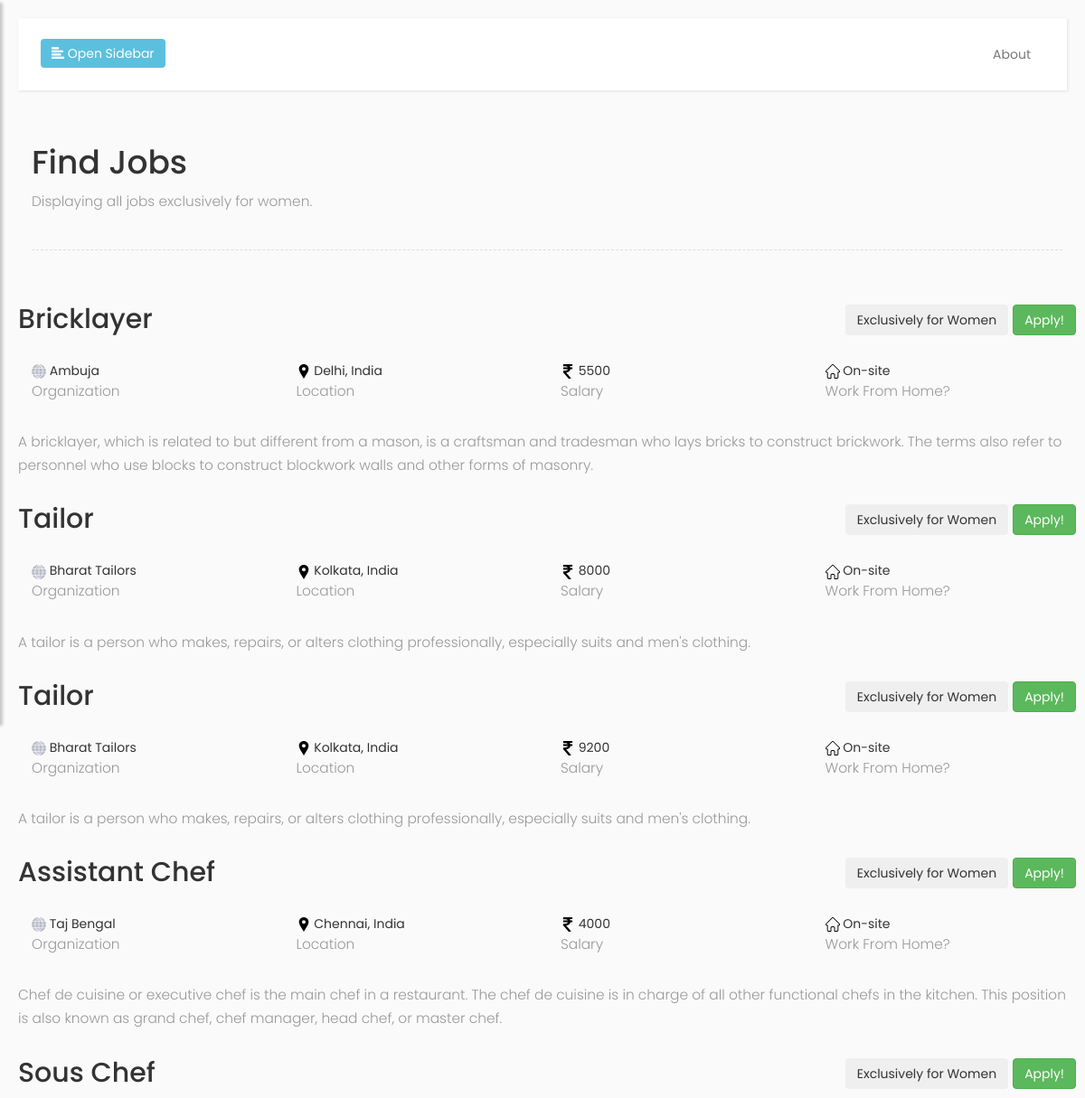
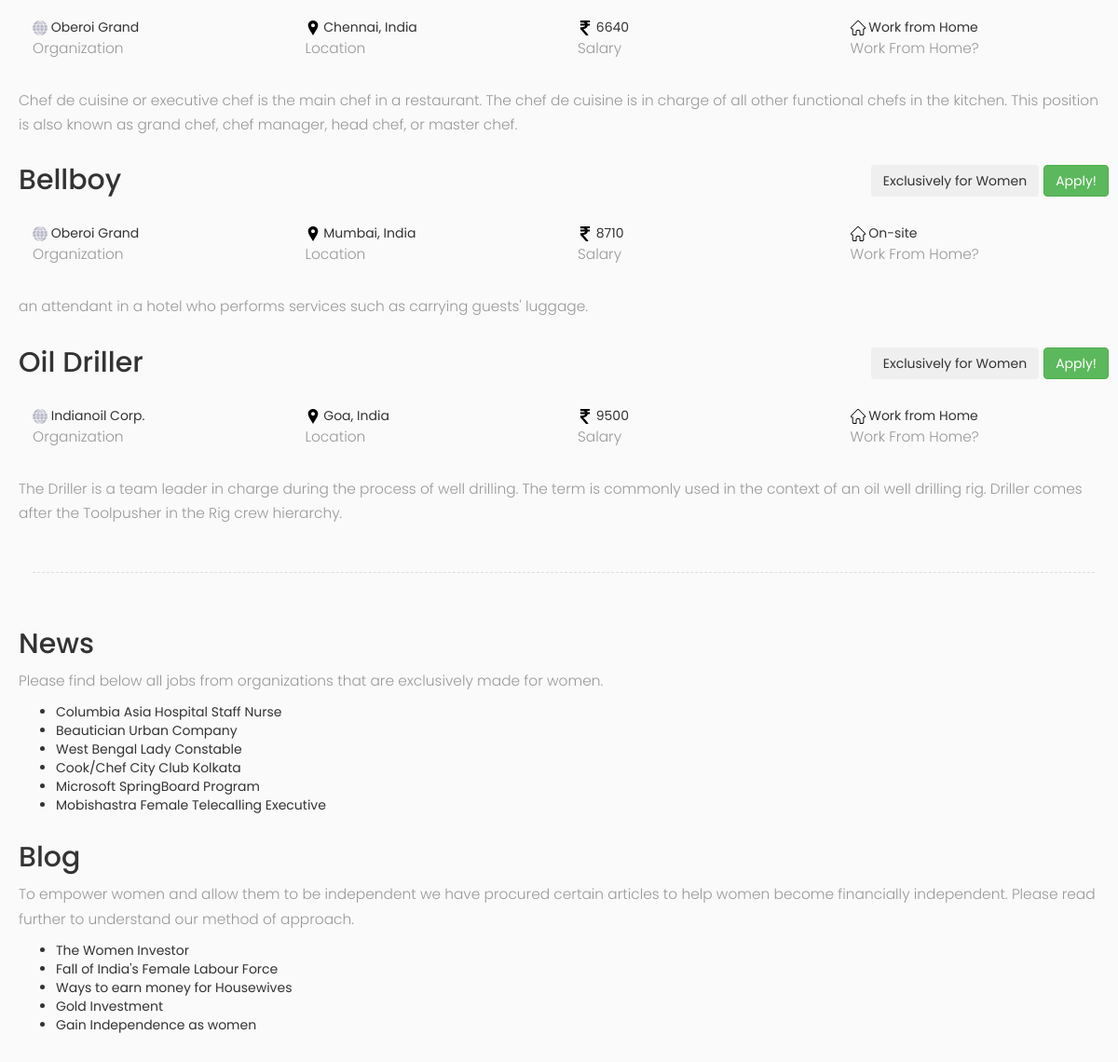
/jobsforwomen, run on the app's committed database (2 pictures, top to bottom).
### app.py (models this page shows, shortened)
class Jobs(db.Model):
	id=db.Column(db.Integer, primary_key=True)
	post=db.Column(db.String(200), nullable=False)
	organization=db.Column(db.String(200), nullable=False)
	salary=db.Column(db.Integer, nullable=False)
	location=db.Column(db.String(200), nullable=False)
	description=db.Column(db.String(200),nullable=False)
	category=db.Column(db.String(200),nullable=False)
	wfh=db.Column(db.String(200), nullable=False)
	restart=db.Column(db.String(200), nullable=False)

### app.py (the view)
@app.route('/jobsforwomen')
def jobsforwomen():
	jobs = Jobs.query.filter_by(restart='Yes').all()
	return render_template('jobsforwomen.html', jobs = jobs)

### templates/jobsforwomen.html (shortened to what this page needs)
{% extends 'base.html' %}
{% block container %}
<h1>Find Jobs </h1>
<p>Displaying all jobs exclusively for women.</p>
<div class="line"></div>
{% if jobs|length < 1 %}
<p>No jobs currently available in this category :(</p>
{% else %}
{% for job in jobs %}
<div class="row">
	<div class="col-sm-12">
		<div class="row">
			<h2>{{ job.post }}
				<a href="/applicant/jobs/apply/{{job.id}}"><button  class="btn btn-success" value="1" style="float: right;">Apply!</button></a>
				{% if job.restart == 'Yes' %}
				<button type="button" class="btn btn-dark" style="float: right; margin-right: 5px;">Exclusively for Women</button>
				{% endif %}
			</h2>
		</div>
		<br>
		<div class="row">
			<div class="col-sm-3">
				<img src="{{ url_for('static',filename='img/organization.svg') }}" style="max-height: 16px; max-width: 16px;"> {{ job.organization }}
				<br>
				<p>Organization</p>
			</div>
			<div class="col-sm-3">
				<img src="{{ url_for('static',filename='img/location.svg') }}" style="max-height: 16px; max-width: 16px;"> {{ job.location }}
				<br>
				<p>Location</p>
			</div>
			<div class="col-sm-3" style="display: inline-block;">
				<img src="{{ url_for('static',filename='img/rupee-indian.svg') }}" style="max-height: 16px; max-width: 16px;"> {{ job.salary }}
				<br>
				<p>Salary</p>
			</div>
			<div class="col-sm-3">
				<img src="{{ url_for('static',filename='img/home.svg') }}" style="max-height: 16px; max-width: 16px;"> {{ job.wfh }}
				<br>
				<p>Work From Home?</p>
			</div>
		</div>
		<br>
		<div class="row">
			<p>{{ job.description }}</p>
		</div>
	</div>
</div>
{% endfor %}
{% endif %}
<div class="line"></div>
<div class="row">
	<h2>News</h2>
	<p>Please find below all jobs from organizations that are exclusively made for women. </p>
	<ul>
		<li>
			<a href="https://governmentjobs.guru/staff-nurse-recruitment-vacancy/staff-nurse-vacancy-in-pune-hospitals/?utm_campaign=google_jobs_apply&utm_source=google_jobs_apply&utm_medium=organic">Columbia Asia Hospital Staff Nurse</a>
		</li>
		<li>
			<a href="https://apna.co/job/mumbai/beautician-140246?utm_campaign=google_jobs_apply&utm_source=google_jobs_apply&utm_medium=organic">Beautician Urban Company</a>
		</li>
		<li>
			<a href="https://www.freshers-job.com/2018/01/kolkata-civic-police-recruitment-2018-west-bengal.html?utm_campaign=google_jobs_apply&utm_source=google_jobs_apply&utm_medium=organic&m=1#point1">West Bengal Lady Constable</a>
		</li>
		<li>
			<a href="https://workex.jobs/job-details/6020cb92bd6780d9208bb4c9?utm_campaign=google_jobs_apply&utm_source=google_jobs_apply&utm_medium=organic">Cook/Chef City Club Kolkata</a>
		</li>
		<li>
			<a href="https://www.microsoft.com/en-in/about/empowering-women.aspx">Microsoft SpringBoard Program</a>
		</li>
		<li>
			<a href="https://m.timesjobs.com/mobile/job-detail/female-telecalling-executives-mobishastra-technologies-private-limited-delhi-0-to-1-yrs-jobid-m8Nx2CMANxhzpSvf__PLUS__uAgZw==-loc-198185-bc-INT">Mobishastra Female Telecalling Executive</a>
		</li>
	</ul>
</div>
<div class="row">
	<h2>Blog</h2>
	<p>To empower women and allow them to be independent we have procured certain articles to help women become financially independent. Please read further to understand our method of approach.</p>
	<ul>
		<li>
			<a href="https://www.microsoft.com/en-in/about/empowering-women.aspx">The Women Investor</a>
		</li>
		<li>
			<a href="https://blogs.lse.ac.uk/southasia/2019/10/22/where-are-indias-working-women-the-fall-and-fall-of-indias-female-labour-participation-rate/">Fall of India's Female Labour Force</a>
		</li>
		<li>
			<a href="https://www.businessalligators.com/how-housewives-can-earn-money-india/#:~:text=Freelance%20Writer,through%20freelance%20writing%20or%20blogging">Ways to earn money for Housewives</a>
		</li>
		<li>
			<a href="https://m.economictimes.com/wealth/invest/money-invested-in-gold-is-money-hoarded-heres-why/articleshow/79459852.cms">Gold Investment</a>
		</li>
		<li>
			<a href="https://projecthotmess.com/gain-independence-woman/">Gain Independence as women</a>
		</li>
</ul>
</div>
{% endblock%}

### static/css/main.css (style rules this page uses)
body { font-family: 'Poppins', sans-serif; background: #fafafa; }
p { font-family: 'Poppins', sans-serif; font-size: 1.1em; font-weight: 300; line-height: 1.7em; color: #999; }
a, a:hover, a:focus { color: inherit; text-decoration: none; transition: all 0.3s; }
.line { width: 100%; height: 1px; border-bottom: 1px dashed #ddd; margin: 40px 0; }

### data on the page
Jobs: post "Bricklayer", restart "Exclusively for Women", organization "Ambuja", location "Delhi, India", salary "5500", wfh "On-site", description "A bricklayer, which is related to but different from a mason, is a craftsman and tradesman who lays bricks to construct brickwork. The terms also refer to personnel who use blocks to construct blockwork walls and other forms of masonry."
Jobs: post "Tailor", restart "Exclusively for Women", organization "Bharat Tailors", location "Kolkata, India", salary "8000", wfh "On-site", description "A tailor is a person who makes, repairs, or alters clothing professionally, especially suits and men's clothing."
Jobs: post "Tailor", restart "Exclusively for Women", organization "Bharat Tailors", location "Kolkata, India", salary "9200", wfh "On-site", description "A tailor is a person who makes, repairs, or alters clothing professionally, especially suits and men's clothing."
Jobs: post "Assistant Chef", restart "Exclusively for Women", organization "Taj Bengal", location "Chennai, India", salary "4000", wfh "On-site", description "Chef de cuisine or executive chef is the main chef in a restaurant. The chef de cuisine is in charge of all other functional chefs in the kitchen. This position is also known as grand chef, chef manager, head chef, or master chef."
Jobs: post "Sous Chef", restart "Exclusively for Women", organization "Oberoi Grand", location "Chennai, India", salary "6640", wfh "Work from Home", description "Chef de cuisine or executive chef is the main chef in a restaurant. The chef de cuisine is in charge of all other functional chefs in the kitchen. This position is also known as grand chef, chef manager, head chef, or master chef."
Jobs: post "Bellboy", restart "Exclusively for Women", organization "Oberoi Grand", location "Mumbai, India", salary "8710", wfh "On-site", description "an attendant in a hotel who performs services such as carrying guests' luggage."
Jobs: post "Oil Driller", restart "Exclusively for Women", organization "Indianoil Corp.", location "Goa, India", salary "9500", wfh "Work from Home", description "The Driller is a team leader in charge during the process of well drilling. The term is commonly used in the context of an oil well drilling rig. Driller comes after the Toolpusher in the Rig crew hierarchy."
